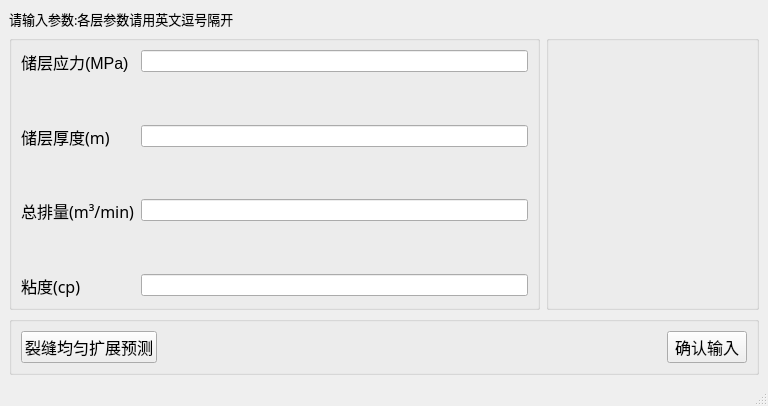
<?xml version="1.0" encoding="UTF-8"?>
<ui version="4.0">
 <class>MainWindow</class>
 <widget class="QMainWindow" name="MainWindow">
  <property name="geometry">
   <rect>
    <x>0</x>
    <y>0</y>
    <width>768</width>
    <height>406</height>
   </rect>
  </property>
  <property name="minimumSize">
   <size>
    <width>703</width>
    <height>353</height>
   </size>
  </property>
  <property name="windowTitle">
   <string>裂缝纵向沟通组裂缝是否均匀扩展判断</string>
  </property>
  <widget class="QWidget" name="centralwidget">
   <layout class="QVBoxLayout" name="verticalLayout">
    <item>
     <widget class="QLabel" name="label">
      <property name="font">
       <font>
        <family>AcadEref</family>
        <pointsize>10</pointsize>
       </font>
      </property>
      <property name="text">
       <string>请输入参数:各层参数请用英文逗号隔开</string>
      </property>
     </widget>
    </item>
    <item>
     <layout class="QHBoxLayout" name="horizontalLayout" stretch="5,2">
      <item>
       <widget class="QGroupBox" name="groupBox">
        <property name="title">
         <string/>
        </property>
        <layout class="QFormLayout" name="formLayout">
         <item row="0" column="0">
          <widget class="QLabel" name="label_2">
           <property name="font">
            <font>
             <pointsize>12</pointsize>
            </font>
           </property>
           <property name="text">
            <string>储层应力(MPa)</string>
           </property>
          </widget>
         </item>
         <item row="0" column="1">
          <widget class="QLineEdit" name="lineEdit_stress">
           <property name="placeholderText">
            <string/>
           </property>
          </widget>
         </item>
         <item row="1" column="0">
          <spacer name="verticalSpacer">
           <property name="orientation">
            <enum>Qt::Vertical</enum>
           </property>
           <property name="sizeHint" stdset="0">
            <size>
             <width>20</width>
             <height>40</height>
            </size>
           </property>
          </spacer>
         </item>
         <item row="2" column="0">
          <widget class="QLabel" name="label_10">
           <property name="font">
            <font>
             <family>新宋体</family>
             <pointsize>12</pointsize>
            </font>
           </property>
           <property name="text">
            <string>储层厚度(m)</string>
           </property>
          </widget>
         </item>
         <item row="2" column="1">
          <widget class="QLineEdit" name="lineEdit_thick"/>
         </item>
         <item row="3" column="0">
          <spacer name="verticalSpacer_5">
           <property name="orientation">
            <enum>Qt::Vertical</enum>
           </property>
           <property name="sizeHint" stdset="0">
            <size>
             <width>20</width>
             <height>40</height>
            </size>
           </property>
          </spacer>
         </item>
         <item row="4" column="0">
          <widget class="QLabel" name="label_6">
           <property name="font">
            <font>
             <family>新宋体</family>
             <pointsize>12</pointsize>
            </font>
           </property>
           <property name="text">
            <string>总排量(m³/min)</string>
           </property>
          </widget>
         </item>
         <item row="4" column="1">
          <widget class="QLineEdit" name="lineEdit_Q"/>
         </item>
         <item row="5" column="0">
          <spacer name="verticalSpacer_7">
           <property name="orientation">
            <enum>Qt::Vertical</enum>
           </property>
           <property name="sizeHint" stdset="0">
            <size>
             <width>20</width>
             <height>40</height>
            </size>
           </property>
          </spacer>
         </item>
         <item row="6" column="0">
          <widget class="QLabel" name="label_8">
           <property name="font">
            <font>
             <family>新宋体</family>
             <pointsize>12</pointsize>
            </font>
           </property>
           <property name="text">
            <string>粘度(cp)</string>
           </property>
          </widget>
         </item>
         <item row="6" column="1">
          <widget class="QLineEdit" name="lineEdit_viscosity"/>
         </item>
        </layout>
       </widget>
      </item>
      <item>
       <widget class="QGroupBox" name="groupBox_2">
        <property name="title">
         <string/>
        </property>
        <layout class="QHBoxLayout" name="horizontalLayout_3">
         <item>
          <spacer name="horizontalSpacer">
           <property name="orientation">
            <enum>Qt::Horizontal</enum>
           </property>
           <property name="sizeHint" stdset="0">
            <size>
             <width>188</width>
             <height>20</height>
            </size>
           </property>
          </spacer>
         </item>
        </layout>
       </widget>
      </item>
     </layout>
    </item>
    <item>
     <widget class="QGroupBox" name="groupBox_3">
      <property name="title">
       <string/>
      </property>
      <layout class="QHBoxLayout" name="horizontalLayout_2">
       <item>
        <widget class="QPushButton" name="pushButton_1">
         <property name="font">
          <font>
           <family>新宋体</family>
           <pointsize>12</pointsize>
          </font>
         </property>
         <property name="text">
          <string>裂缝均匀扩展预测</string>
         </property>
        </widget>
       </item>
       <item>
        <spacer name="horizontalSpacer_3">
         <property name="orientation">
          <enum>Qt::Horizontal</enum>
         </property>
         <property name="sizeHint" stdset="0">
          <size>
           <width>40</width>
           <height>20</height>
          </size>
         </property>
        </spacer>
       </item>
       <item>
        <widget class="QPushButton" name="pushButton_2">
         <property name="font">
          <font>
           <family>新宋体</family>
           <pointsize>12</pointsize>
          </font>
         </property>
         <property name="text">
          <string>确认输入</string>
         </property>
        </widget>
       </item>
      </layout>
     </widget>
    </item>
   </layout>
  </widget>
  <widget class="QStatusBar" name="statusbar"/>
 </widget>
 <resources/>
 <connections>
  <connection>
   <sender>pushButton_2</sender>
   <signal>clicked()</signal>
   <receiver>MainWindow</receiver>
   <slot>inputData()</slot>
   <hints>
    <hint type="sourcelabel">
     <x>708</x>
     <y>348</y>
    </hint>
    <hint type="destinationlabel">
     <x>583</x>
     <y>8</y>
    </hint>
   </hints>
  </connection>
 </connections>
 <slots>
  <slot>inputData()</slot>
 </slots>
</ui>
